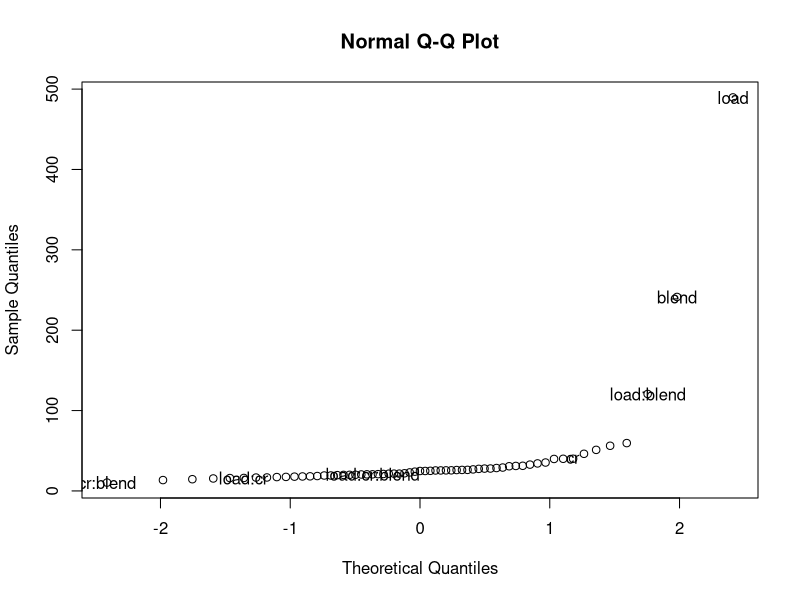
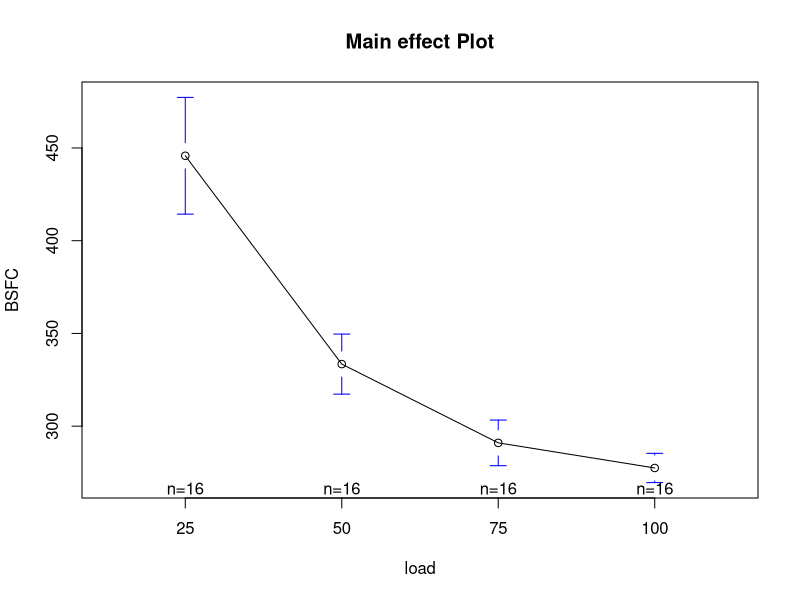
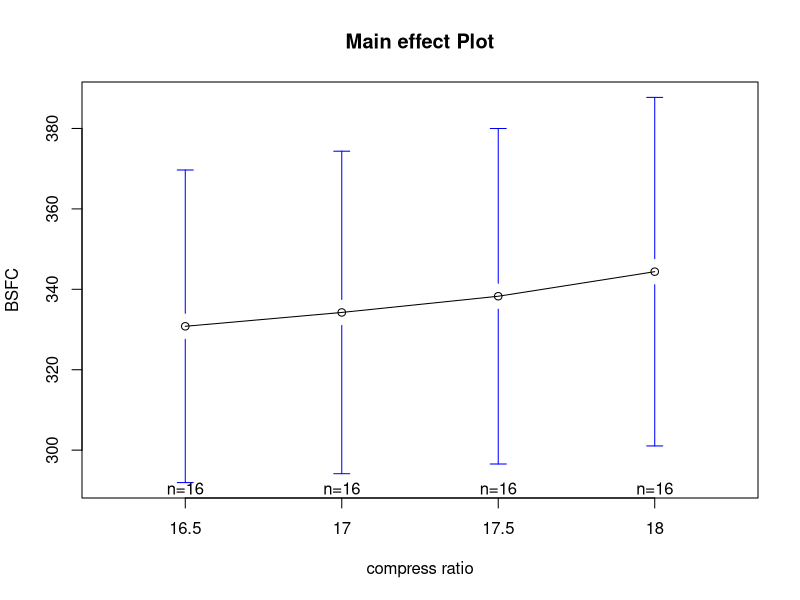
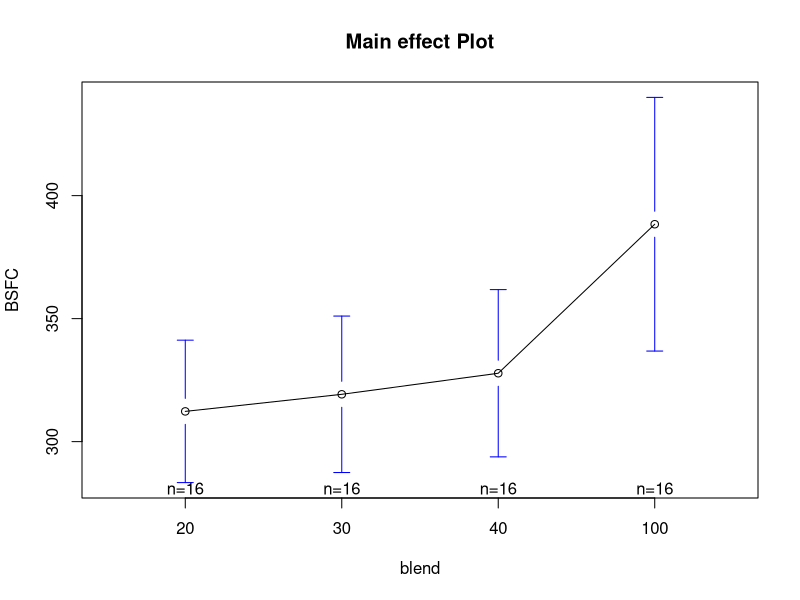
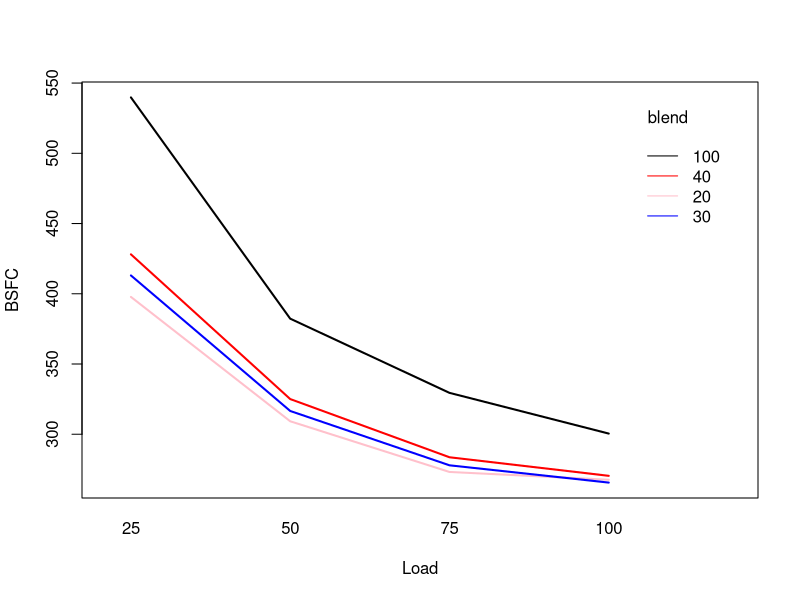
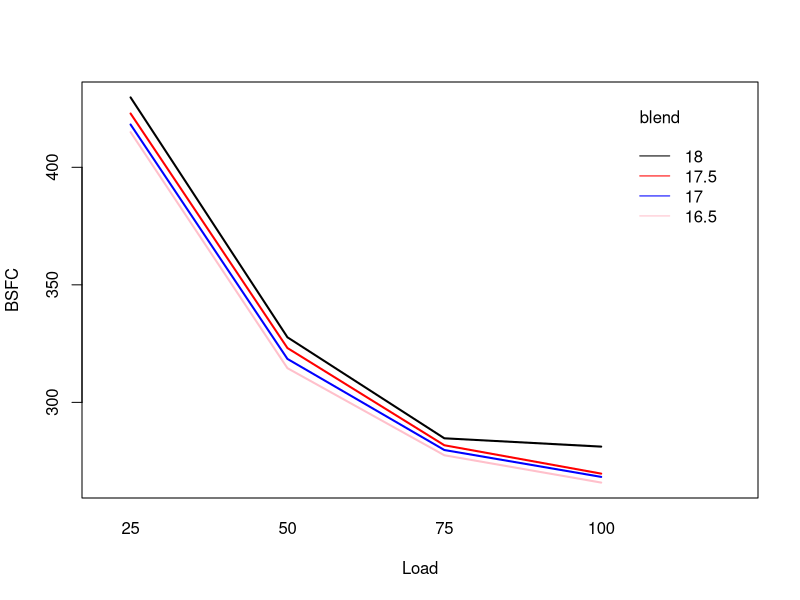
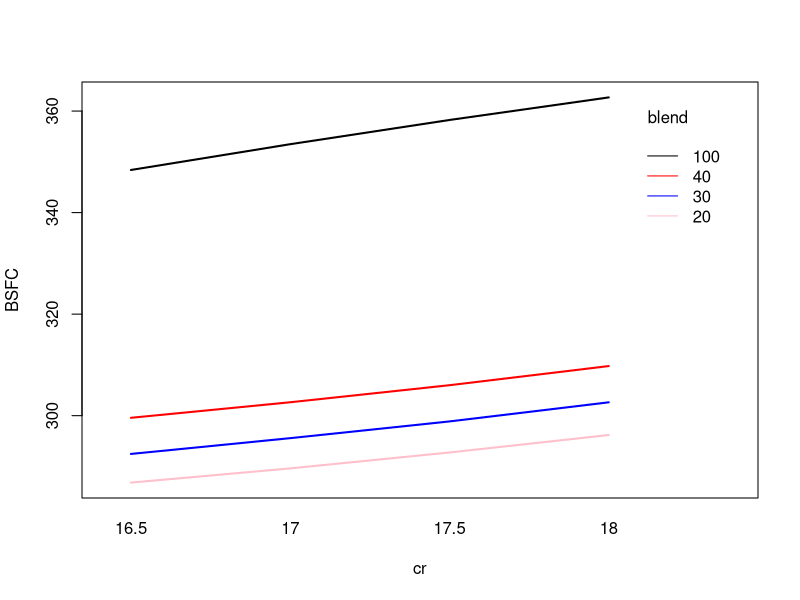
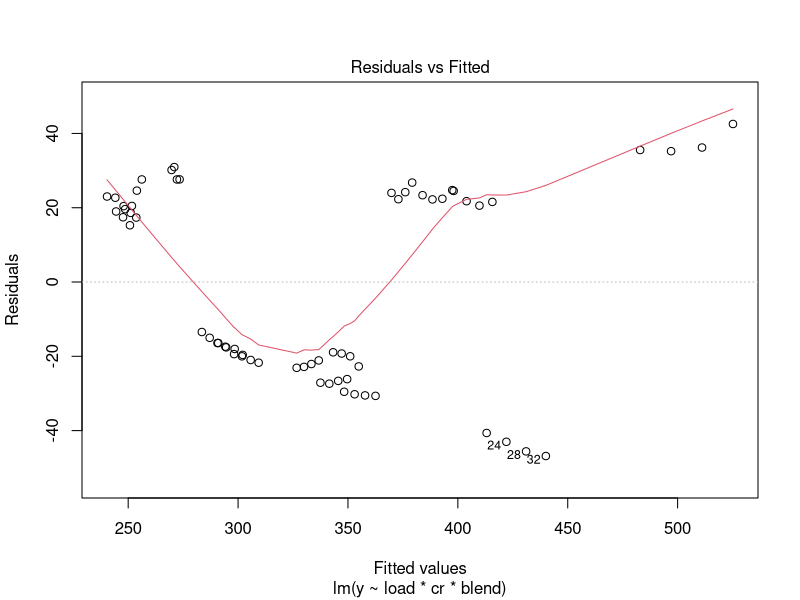

These charts were generated, in order, by the following R code:
## ---- chunk 1
knitr::opts_chunk$set(echo = TRUE)
## ---- chunk 2
data = read.csv('eda_data.csv')
load = data$load
cr = data$cr
blend = data$blend
y = data$BSFC
data = data.frame(load,cr,blend,y)
data
## ---- chunk 3
res = lm(y ~ load*cr*blend, data)
summary(res)
## ---- chunk 4
anova(res)
## ---- chunk 5
effects <- abs(res$effects[-1])
qq <- qqnorm(effects) 
text(qq$x, qq$y, labels = names(effects))
## ---- chunk 6
data
## ---- chunk 7
library(gplots) # first download and install ‘gplots’ package, then activate it with a library command
plotmeans(y ~ load, data = data, xlab="load",ylab="BSFC", main="Main effect Plot",barcol="blue")
plotmeans(y ~ cr, data = data,xlab="compress ratio",ylab="BSFC", main="Main effect Plot",barcol="blue")
plotmeans(y ~ blend, data = data, xlab="blend",ylab="BSFC", main="Main effect Plot",barcol="blue")
## ---- chunk 8
interaction.plot(x.factor = data$load, #x-axis variable
                 trace.factor = data$blend, #variable for lines
                 response = data$y, #y-axis variable
                 fun = median, #metric to plot
                 ylab = "BSFC",
                 xlab = "Load",
                 col = c("pink", "blue", 'red',  'black'),
                 lty = 1, #line type
                 lwd = 2, #line width
                 trace.label = "blend")
## ---- chunk 9
interaction.plot(x.factor = data$load, #x-axis variable
                 trace.factor = data$cr, #variable for lines
                 response = data$y, #y-axis variable
                 fun = median, #metric to plot
                 ylab = "BSFC",
                 xlab = "Load",
                 col = c("pink", "blue", 'red',  'black'),
                 lty = 1, #line type
                 lwd = 2, #line width
                 trace.label = "blend")
## ---- chunk 10
interaction.plot(x.factor = data$cr, #x-axis variable
                 trace.factor = data$blend, #variable for lines
                 response = data$y, #y-axis variable
                 fun = median, #metric to plot
                 ylab = "BSFC",
                 xlab = "cr",
                 col = c("pink", "blue", 'red',  'black'),
                 lty = 1, #line type
                 lwd = 2, #line width
                 trace.label = "blend")
## ---- chunk 11
plot(res)
